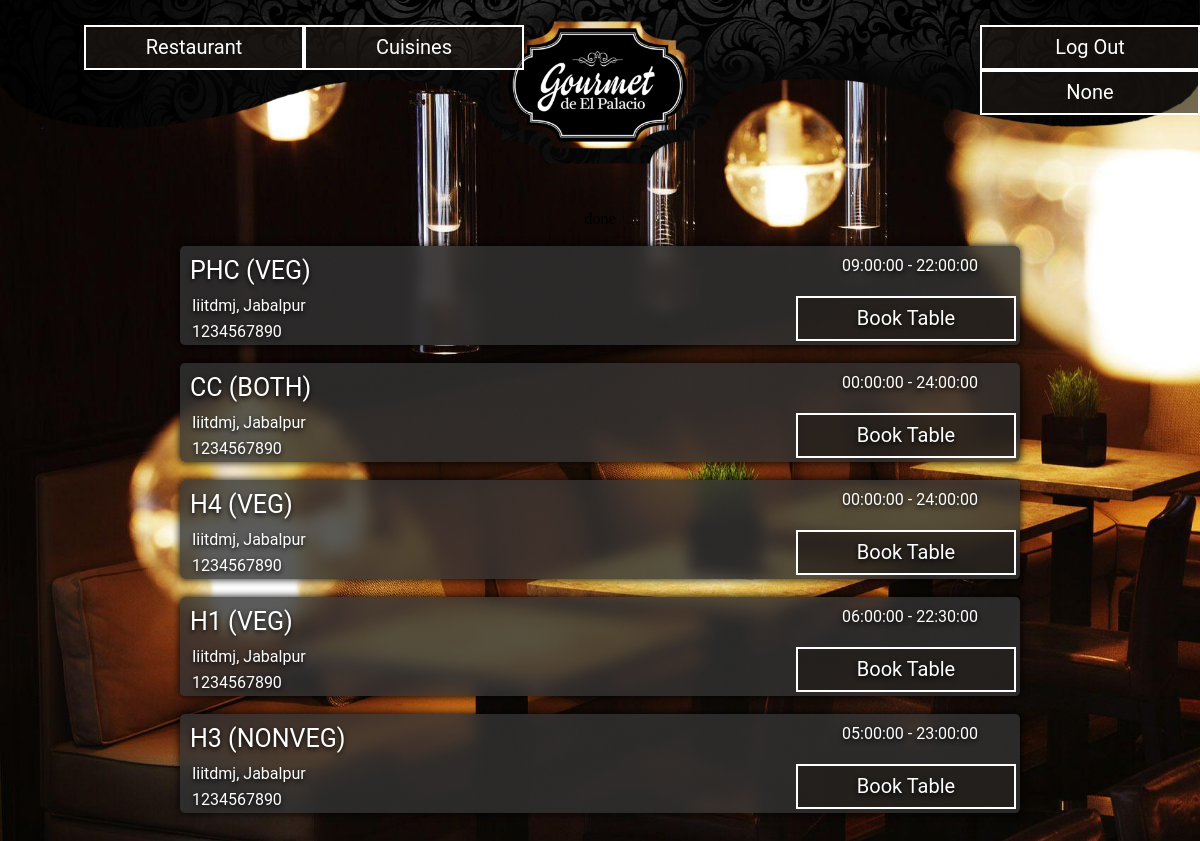
Screenshot of /rest_list.php (signed in) with the database file from the repository.
### tables this page shows
CREATE TABLE IF NOT EXISTS `restaurant` (
  `id` int(11) NOT NULL AUTO_INCREMENT,
  `name` varchar(50) NOT NULL,
  `address` varchar(200) NOT NULL,
  `mobile_no` int(10) DEFAULT NULL,
  `star` int(11) DEFAULT NULL,
  `city` varchar(20) DEFAULT NULL,
  `open_time` time NOT NULL,
  `close_time` time NOT NULL,
  `veg_nonveg` varchar(6) DEFAULT 'veg',
  PRIMARY KEY (`id`)
);

### rest_list.php (the view, shortened to what this page needs)
<!DOCTYPE html>
<html>
<head>
    <link type="text/css" rel="stylesheet" href="css/rest_list.css" />
</head>
<body>
    <div class="header">
      <div class="header_top" >
        <div class="left_buttons">
          <a href="./food_list.php" class="header_hover" >Cuisines</a>
          <a href="./rest_list.php">Restaurant</a>
        </div>
        <div class="right_buttons">
          <?php
            include('login_buttons.php');
          ?>
        </div>
      </div>
    </div>
    <center>
    <?php
        include("PhpMysqlConnectivity.php");
        $result=mysqli_query($link,"SELECT DISTINCT a.id, a.name, a.address, a.mobile_no, a.star, a.city, a.veg_nonveg, a.open_time, a.close_time FROM restaurant a WHERE  a.city='jabalpur' AND CAST(CURRENT_TIME() AS time) BETWEEN a.open_time AND a.close_time ORDER BY a.star DESC;");
        while($row = mysqli_fetch_array($result))
        {
            echo '<div class="bodytrbg"><div style="background:rgba(50,50,50,0.8);border-radius: 5px;">';
            echo '<table border=0 cellpadding=2>';
            echo '<tr>';
            echo '<td  class="field name">'.$row["name"].'  ('.$row["veg_nonveg"].')</td>';
            $piclen = 40*$row["star"];
            echo '<td class="field starttd" ><div class="star" style="width:'.$piclen.'px;"></div></td>';
            echo '<td class="field open">'.$row["open_time"].' - '.$row["close_time"].'</td>';
            echo '</tr><tr>';
            echo '<td colspan=2 class="field address">&nbsp;&nbsp;'.$row["address"].', '.$row["city"].'</td>';
            if (isset($_SESSION['u_id'])) {
              echo '<td rowspan=2 ><a href="./booking.php?r_id='.$row['id'].'">Book Table</a></td>';
            }
            else {
                echo '<td rowspan=2 ><a class="errorm">Please Login First</a></td>';
            }
            echo '</tr><tr>';
            echo '<td colspan=2 class="field mobile">&nbsp;&nbsp;'.$row["mobile_no"].'</td>';
            echo '</tr>';
            echo '</table>';
            echo '</div></div>';
        }
    ?>
<br><br>
</center>
 </body>
 </html>

### css/rest_list.css (style rules this page uses)
body { background-color: rgb(50, 50, 50); margin:0px; }
.header { margin:0px; padding:0px; border:0px; text-align: center; position : static; background-color: rgba(70, 60, 40, 0); height: 210px; width : 100%; }
.header_top { background-image: url("../images/page_top_bg.png"); background-size: 100%; position: static; top: 0px; background-repeat: no-repeat; height: inherit; width: 100%; z-index: 9; }
.header_top .right_buttons { position: absolute; top: 25px; left: 64%; text-align: right; }
.header_top .left_buttons { position: absolute; top: 25px; left: 7%; text-align: left; }
.header a { text-align: center; vertical-align: middle; background: rgba(0, 0, 0, .2); border: 2px solid #fff; font-family: "Roboto", sans-serif; font-style: normal; font-size: 20px; position: relative; float: right; border: 0; padding: 8px; height: 25px; width: 200px; color: #fff; background: rgba(30, 25, 20, 0.6); border: 2px solid #fff; transition: background 0.2s ease-in-out; text-decoration: none; }
.bodytrbg { border-radius: 5px; background-image: url("../images/header/1b.jpg"); background-repeat: no-repeat; background-size: cover; background-attachment: fixed, scroll; text-shadow: 0px 2px 5px rgba(0, 0, 0, 1); height:auto; width:70%; margin-top: 1.5%; box-shadow: 0px 0px 7px 1px rgba(0, 0, 0, 0.8); transition: all 0.2s ease-in-out; }
.bodytrbg table { width:100%; }
.bodytrbg a { text-align: center; vertical-align: middle; background: rgba(0, 0, 0, .2); border: 2px solid #fff; font-family: "Roboto", sans-serif; font-style: normal; font-size: 20px; position: relative; float: right; border: 0; padding: 8px; height: 25px; width: 200px; color: #fff; background: rgba(30, 25, 20, 0.6); border: 2px solid #fff; transition: all 0.2s ease-in-out; text-decoration: none; }
.bodytrbg .field { text-align: left; vertical-align: middle; font-family: "Roboto", sans-serif; text-transform: capitalize; font-style: normal; position: relative; color: #fff; }
.bodytrbg .name { font-size: 25px; text-transform: uppercase; position: relative; float: left; padding: 8px; height: 25px; }
.bodytrbg .open { text-transform: uppercase; text-align: center; vertical-align:middle; float: right; padding: 8px; height: 25px; width: 200px; }
.bodytrbg .address { width: 100%; }

### rows the page displays
restaurant: name "PHC", veg_nonveg "VEG", open_time "09:00:00", close_time "22:00:00", address "Iiitdmj", city "Jabalpur", mobile_no "1234567890"
restaurant: name "CC", veg_nonveg "BOTH", open_time "00:00:00", close_time "24:00:00", address "Iiitdmj", city "Jabalpur", mobile_no "1234567890"
restaurant: name "H4", veg_nonveg "VEG", open_time "00:00:00", close_time "24:00:00", address "Iiitdmj", city "Jabalpur", mobile_no "1234567890"
restaurant: name "H1", veg_nonveg "VEG", open_time "06:00:00", close_time "22:30:00", address "Iiitdmj", city "Jabalpur", mobile_no "1234567890"
restaurant: name "H3", veg_nonveg "NONVEG", open_time "05:00:00", close_time "23:00:00", address "Iiitdmj", city "Jabalpur", mobile_no "1234567890"

### other values shown
$_SESSION["u_id"] "None"
